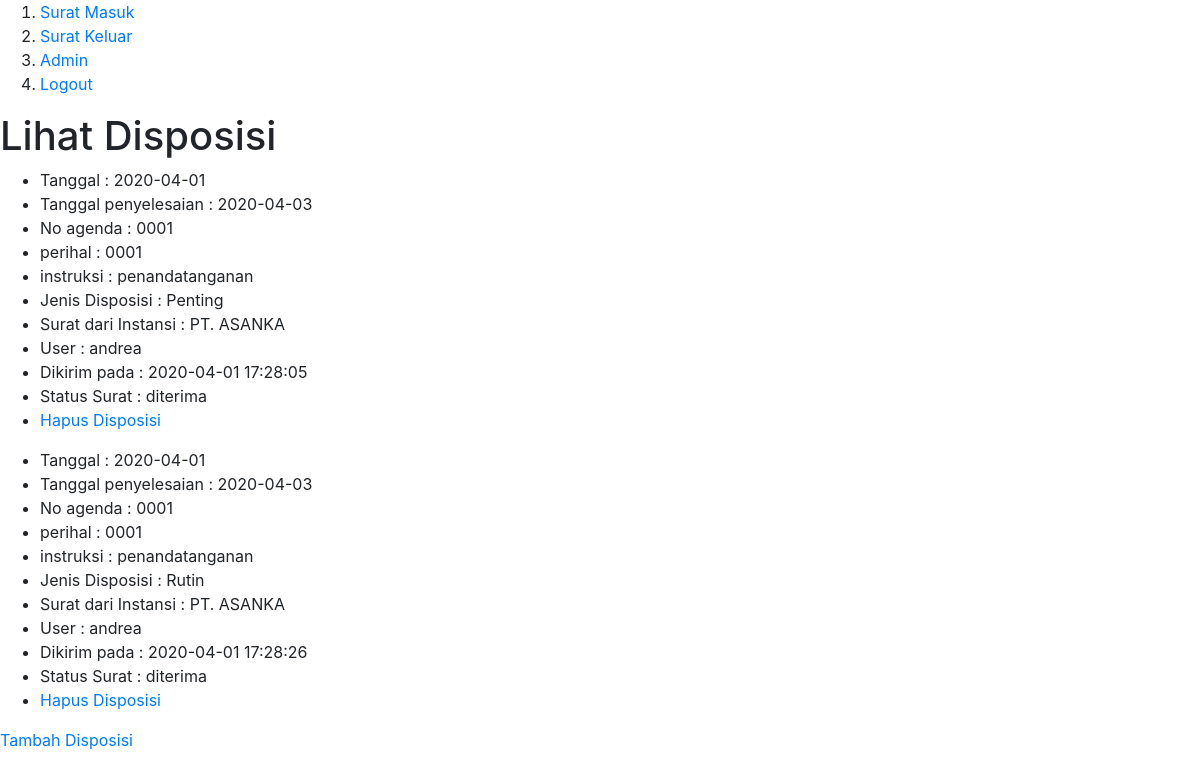
Screenshot of /public/admin/lihatDisposisi/12 (signed in) with the database file from the repository.
### tables this page shows
CREATE TABLE `tbl_disposisi` (
  `id_disposisi` int(11) NOT NULL,
  `tanggal` date NOT NULL,
  `tanggal_penyelesaian` date NOT NULL,
  `no_agenda` varchar(11) NOT NULL,
  `id_jenis_disposisi` int(11) NOT NULL,
  `instruksi` varchar(225) NOT NULL,
  `id_user` int(11) NOT NULL,
  `id_status` int(11) NOT NULL,
  `id_surat_masuk` int(11) NOT NULL,
  `postedTime` datetime NOT NULL
);

CREATE TABLE `tbl_surat_masuk` (
  `id_surat_masuk` int(255) NOT NULL,
  `lampiran_surat_masuk` varchar(255) NOT NULL,
  `alamat_pengirim` varchar(255) NOT NULL,
  `tanggal_surat_masuk` date NOT NULL,
  `nomor_surat_masuk` varchar(255) NOT NULL,
  `perihal_surat_masuk` varchar(255) NOT NULL,
  `nama_instansi_surat_masuk` varchar(255) NOT NULL
);

CREATE TABLE `tbl_user` (
  `id_user` int(255) NOT NULL,
  `id_role` int(255) NOT NULL,
  `nip` int(255) NOT NULL,
  `nama` varchar(255) NOT NULL,
  `password` varchar(255) NOT NULL
);

CREATE TABLE `tbl_status` (
  `id_status` int(255) NOT NULL,
  `status` varchar(255) NOT NULL
);

### app/core/db_wrapper.php (called while the page is built, shortened)
<?php
    class Database{
        private $host = host,
                $user = user,
                $pass = pass,
                $dbName = db;
        private $stmt, $dbh;
        public function __CONSTRUCT(){
            $dsn = "mysql:host=" . $this->host . "; dbname=" . $this->dbName;
            $option = [
                PDO::ATTR_PERSISTENT => true,
                PDO::ATTR_ERRMODE => PDO::ERRMODE_EXCEPTION
            ];
            try{
                $this->dbh = new PDO($dsn, $this->user, $this->pass, $option);
            }
            catch(PDOException $e){
                die( $e->getMessage() );
            }
        }
        public function query($query){
            $this->stmt = $this->dbh->prepare($query);
        }
        public function bind($param, $value, $type = null){
            if ( is_null($type) ) {
                switch(true){
                    case is_null($type) :
                        $type = PDO::PARAM_NULL;
                    default :
                        $type = PDO::PARAM_STR;
                }
            }
            $this->stmt->bindValue($param,$value,$type);
        }
        public function execute(){
            $this->stmt->execute();
        }
        public function allResult(){
            $this->execute();
            return $this->stmt->fetchAll(PDO::FETCH_ASSOC);
        }
        public function singleResult(){
            $this->execute();
            return $this->stmt->fetch(PDO::FETCH_ASSOC);
        }
        public function rowCount(){
            return $this->stmt->rowCount();
        }
    }
?>

### app/core/mainController.php (called while the page is built, shortened)
<?php
    class mainController{
        public function view($view, $data = []){
            require_once "../app/view/" . $view . ".php";
        }
        public function model($model){
            return new $model;
        }
    }
?>

### app/models/disposisiModel.php (called while the page is built, shortened)
<?php
    class disposisiModel{
        private $db, $table = " tbl_disposisi ";
        public function __CONSTRUCT(){
            $this->db = new Database;
        }
        public function getValidateDisposisi($id){
            $binded = $id ;
            $this->db->query("SELECT * FROM $this->table WHERE id_surat_masuk = :id");
            $this->db->bind('id', $binded);
            $this->db->execute();
            return $this->db->rowCount();
        }
        public function getDisposisi($id){
            $binded = $id ;
            $this->db->query("SELECT * FROM $this->table WHERE id_surat_masuk = :id");
            $this->db->bind('id', $binded);
            return $this->db->allResult();
        }
        public function getJenisDisposisis($data){
            $user = "SELECT * FROM tbl_jenis_disposisi WHERE id_jenis_disposisi =  :id ";
            $this->db->query($user);
            $this->db->bind('id', $data);
            $a = $this->db->singleResult();
            return $a['jenis_disposisi'];
        }
        public function getAsalDisposisis($data){
            $user = "SELECT * FROM tbl_surat_masuk WHERE id_surat_masuk =  :id ";
            $this->db->query($user);
            $this->db->bind('id', $data[0]['id_surat_masuk']);
            $a = $this->db->singleResult();
            return $a['nama_instansi_surat_masuk'];
        }
        public function getUser($id){
            $getUser = "SELECT * FROM tbl_user WHERE id_user =  :id ";
            $this->db->query($getUser);
            $this->db->bind('id', $id);
            return $this->db->singleResult();
        }
        public function getStatus($id){
            $getStatus = "SELECT status FROM tbl_status WHERE id_status = :id";
            $this->db->query($getStatus);
            $this->db->bind('id', $id);
            return $this->db->singleResult()['status'];
        }
    }
?>

### app/core/App.php (called while the page is built, shortened)
<?php
    Class App{
        protected
            $controller = "Login",
            $method = "index",
            $params = [];
        public function parseUrl(){
            if( isset($_GET['url']) ){
                $url = rtrim($_GET['url'], "/");
                $url = filter_var($url, FILTER_SANITIZE_URL);
                $url = explode("/", $url);
                return $url;
            }
        }
        public function __CONSTRUCT(){
            $url = $this->parseUrl();
            if ( file_exists("../app/controllers/". $url[0] . ".php" ) ) {
                unset($url[0]);
            }
            $this->controller = new $this->controller();
            if ( isset($url[1]) ){
                if( method_exists($this->controller, $url[1]) ){
                    $this->method = $url[1];
                    unset($url[1]);
                }
            }
            if( !empty($url) ){
                $this->params = array_values($url);
            }
            call_user_func_array([$this->controller, $this->method], $this->params);
        }
    }
?>

### public/index.php (called while the page is built, shortened)
<?php
    $app = new App();
?>

### app/view/admin/lihatDisposisi.php (the view)
<h1>Lihat Disposisi</h1>
    <?php
        $a = 0;
        foreach ($data['disposisi'] as $disposisi) :
     ?>
        <ul>
            <li>Tanggal : <?=$data['disposisi'][0]['tanggal'] ?></li>
            <li>Tanggal penyelesaian : <?=$data['disposisi'][0]['tanggal_penyelesaian'] ?></li>
            <li>No agenda : <?=$data['disposisi'][0]['no_agenda'] ?></li>
            <li>perihal : <?=$data['disposisi'][0]['no_agenda'] ?></li>
            <li>instruksi : <?=$data['disposisi'][0]['instruksi'] ?></li>
            <li>Jenis Disposisi : <?=$data['jenis'][$a] ?></li>
            <li>Surat dari Instansi : <?=$data['asal'][$a] ?></li>
            <li>User : <?=$data['user'][$a]['nama'] ?></li>
            <li>Dikirim pada : <?=$data['disposisi'][$a]['postedTime'] ?></li>
            <li>Status Surat : <?=$data['status'][$a] ?> </li>
            <li><a href="<?=BASE_URL?>Admin/deleteDisposisi/<?=$disposisi['id_disposisi']?>">Hapus Disposisi</a></li>
        </ul>
    <?php
        $a++;
        endforeach;
    ?>
    <a href="<?= BASE_URL?>admin/disposisi/<?= $data['id_surat']?>">Tambah Disposisi</a>

### app/controllers/Admin.php (shortened to what this page needs)
<?php
    class Admin extends mainController{
        public function lihatDisposisi($id){
            if ($this->model('disposisiModel')->getValidateDisposisi($id) > 0) {
                    $data['disposisi'] = $this->model('disposisiModel')->getDisposisi($id);
                    $asal = [];
                    $jenis = [];
                    $user = [];
                    $status = [];
                    foreach ($data['disposisi'] as $disposisi) {
                        $asal[] =  $this->model('disposisiModel')->getAsalDisposisis($this->model('disposisiModel')->getDisposisi($id));
                        $user[] = $this->model('disposisiModel')->getUser($disposisi['id_user']);
                        $jenis[] = $this->model('disposisiModel')->getJenisDisposisis($disposisi['id_jenis_disposisi']);
                        $status[] = $this->model('disposisiModel')->getStatus($disposisi['id_status']);
                    }
                    $data["asal"] = $asal;
                    $data["jenis"] = $jenis;
                    $data["title"] = "Disposisi";
                    $data["id_surat"] = $id;
                    $data["user"] = $user;
                    $data['status'] = $status;
                    $this->view('templates/header', $data);
                    $this->view('admin/lihatDisposisi',$data);
                    $this->view('templates/footer', $data);
            }
        }
    }
?>

### app/view/templates/header.php (shortened to what this page needs)
<!DOCTYPE html>
<html lang="en">
<head>
    <link rel="stylesheet" href="https://stackpath.bootstrapcdn.com/bootstrap/4.4.1/css/bootstrap.min.css">
</head>
<body>
    <ol>
        <li><a href="<?= BASE_URL?>admin/addDataSuratMasuk">Surat Masuk</a></li>
        <li><a href="<?= BASE_URL?>admin/addDataSuratKeluar">Surat Keluar</a></li>
        <li><a href="<?= BASE_URL?>admin/showRegister">Admin</a></li>
        <li><a href="<?= BASE_URL?>admin/logOut">Logout</a></li>
    </ol>

### app/view/templates/footer.php (shortened to what this page needs)
</body>
</html>

### rows the page displays
tbl_disposisi: tanggal "2020-04-01", tanggal_penyelesaian "2020-04-03", no_agenda "0001", instruksi "penandatanganan", jenis "Penting", id_surat_masuk.nama_instansi_surat_masuk "PT. ASANKA", id_user.nama "andrea", postedTime "2020-04-01 17:28:05", id_status.status "diterima"
tbl_disposisi: jenis "Rutin", id_surat_masuk.nama_instansi_surat_masuk "PT. ASANKA", id_user.nama "andrea", postedTime "2020-04-01 17:28:26", id_status.status "diterima"
